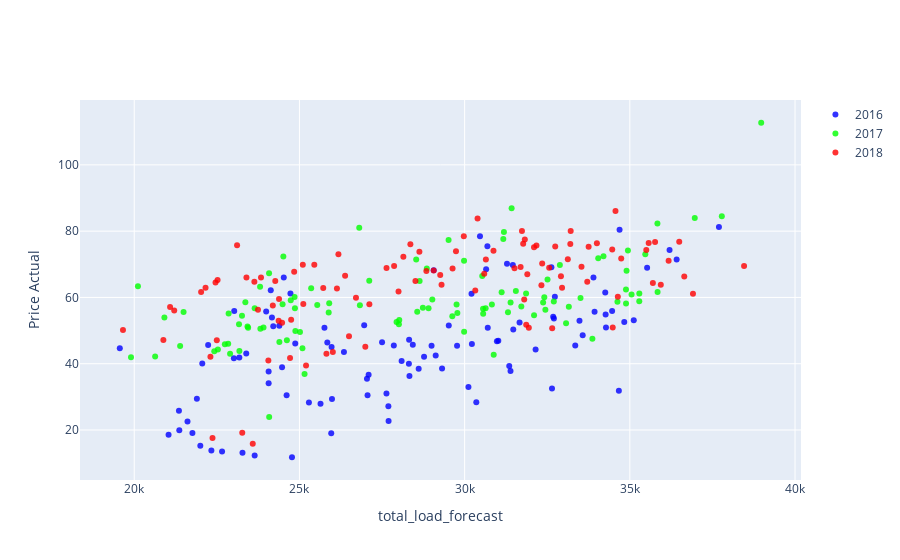

Notebook cell for this chart:
### Code cell
vizualize_scatter_plot(dataframe=energy_df, selected_column=column_to_plot_2)
